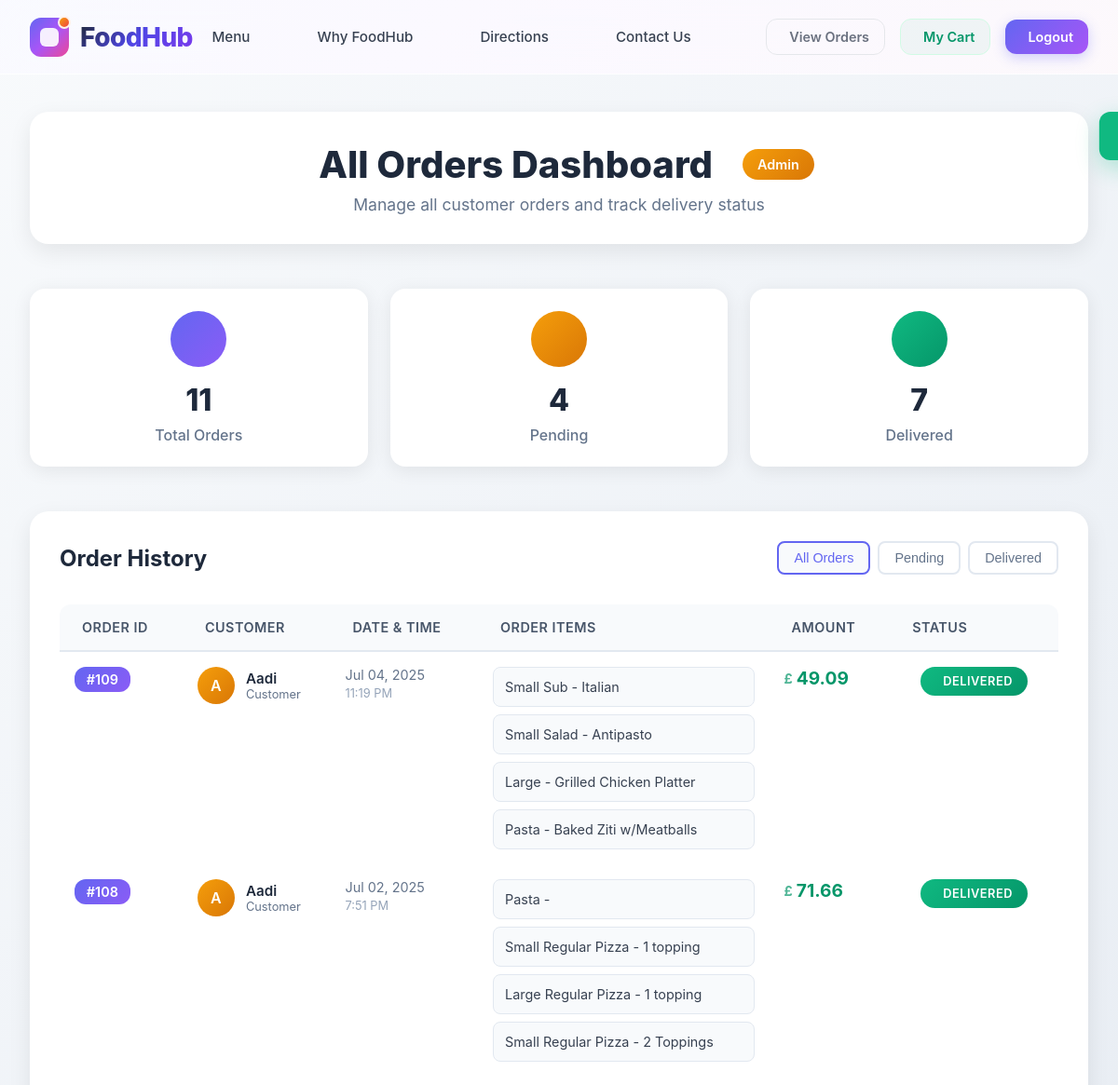
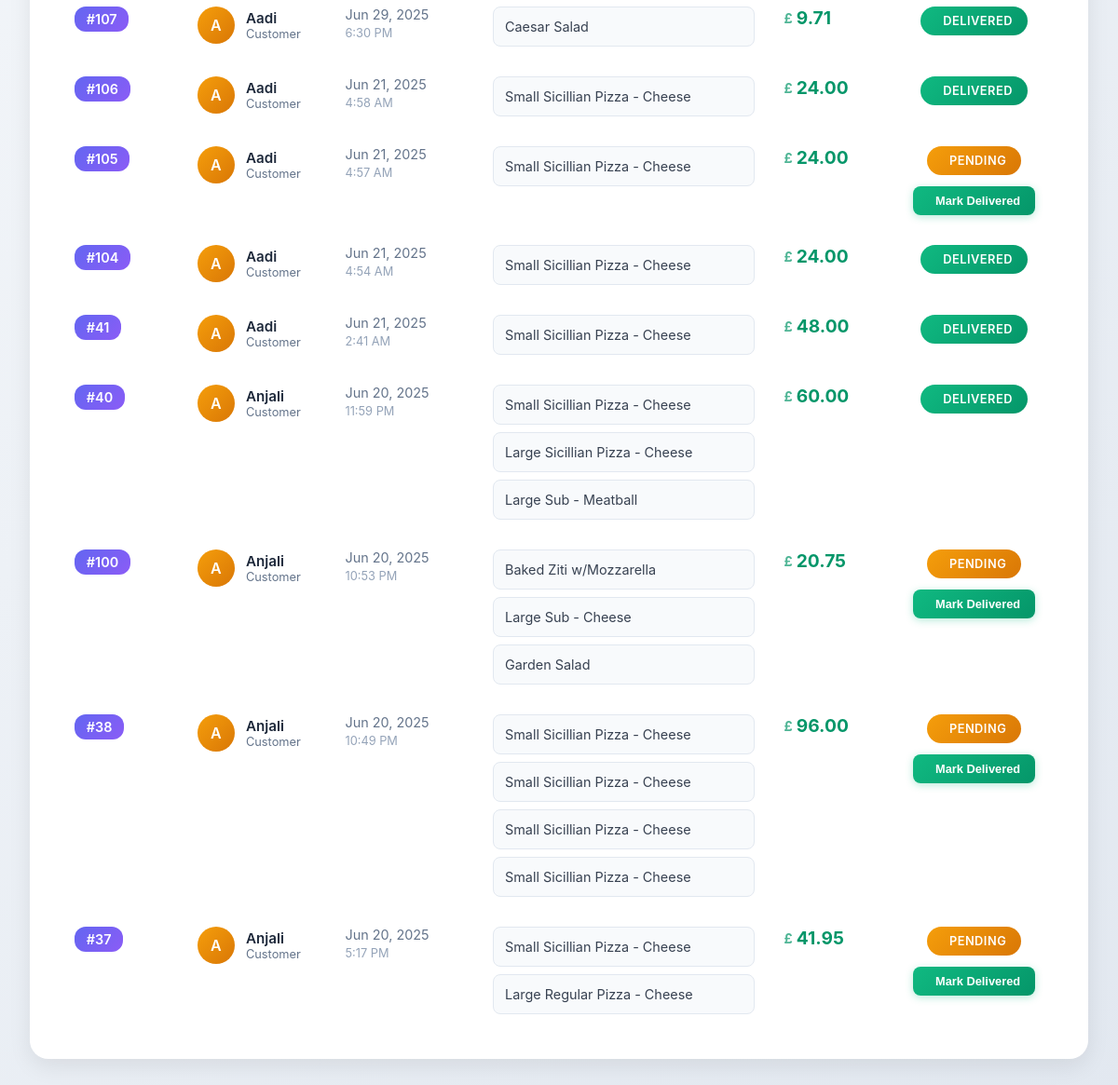
/view_orders/ (signed in), run on the app's committed database (2 pictures, top to bottom).
### orders/models.py (models this page shows, shortened)
class UserOrder(models.Model):
    username = models.CharField(max_length=200) #who placed the order
    order = models.TextField() #this will be a string representation of the cart from localStorage
    price = models.DecimalField(max_digits=6, decimal_places=2, default=0.00) #how much was the order
    time_of_order  = models.DateTimeField(default=datetime.now, blank=True)
    delivered = models.BooleanField()

### orders/views.py (the view)
# urls.py: path('view_orders/', views.view_orders, name='view_orders'),  # Make sure this line exists
def view_orders(request):
    if request.user.is_superuser:
        rows = UserOrder.objects.all().order_by('-time_of_order')
        return render(request, "orders/orders.html", context = {"rows":rows})
    else:
        rows = UserOrder.objects.all().filter(username = request.user.username).order_by('-time_of_order')
        return render(request, "orders/orders.html", context = {"rows":rows})

### orders/templatetags/custom_tags.py (called while the page is built)
@register.filter(name="format_cart")
def format_cart(value):
    return value[1:-1].split(",")

@register.filter(name="format_cart_item")
def format_cart_item(value):
    return value.replace("'","")

### orders/templates/orders/orders.html (shortened to what this page needs)
{% extends 'orders/header.html' %}
{% load custom_tags %}
{% block content %}
<div class="orders-page">
    <div class="container">
        <div class="page-header">
            <h1 class="page-title">
                {% if user.is_superuser %}
                    All Orders Dashboard
                    <span class="admin-badge">
                        Admin
                    </span>
                {% else %}
                    My Orders
                {% endif %}
            </h1>
            <p class="page-subtitle">
                {% if user.is_superuser %}
                    Manage all customer orders and track delivery status
                {% else %}
                    Track your orders and view order history
                {% endif %}
            </p>
        </div>
        <div class="stats-section" id="statsSection">
            <div class="stat-card">
                <div class="stat-icon total">
                </div>
                <div class="stat-value" id="totalOrders">0</div>
                <div class="stat-label">Total Orders</div>
            </div>
            <div class="stat-card">
                <div class="stat-icon pending">
                </div>
                <div class="stat-value" id="pendingOrders">0</div>
                <div class="stat-label">Pending</div>
            </div>
            <div class="stat-card">
                <div class="stat-icon delivered">
                </div>
                <div class="stat-value" id="deliveredOrders">0</div>
                <div class="stat-label">Delivered</div>
            </div>
        </div>
        <div class="orders-table-section">
            <div class="table-header">
                <h3 class="table-title">Order History</h3>
                <div class="filter-buttons">
                    <button class="filter-btn active" data-filter="all">All Orders</button>
                    <button class="filter-btn" data-filter="pending">Pending</button>
                    <button class="filter-btn" data-filter="delivered">Delivered</button>
                </div>
            </div>
            <div class="table-container">
                {% if rows %}
                <table class="modern-table" id="ordersTable">
                    <thead>
                        <tr>
                            <th>Order ID</th>
                            <th>Customer</th>
                            <th>Date & Time</th>
                            <th>Order Items</th>
                            <th>Amount</th>
                            <th>Status</th>
                        </tr>
                    </thead>
                    <tbody>
                        {% for row in rows %}
                        <tr class="order-row" data-status="{% if row.delivered %}delivered{% else %}pending{% endif %}" id="order-row-{{ row.id }}">
                            <td data-label="Order ID">
                                <span class="order-id">#{{ row.id }}</span>
                            </td>
                            <td data-label="Customer">
                                <div class="customer-info">
                                    <div class="customer-avatar">
                                        {{ row.username|first|upper }}
                                    </div>
                                    <div class="customer-details">
                                        <h6>{{ row.username|capfirst }}</h6>
                                        <small>Customer</small>
                                    </div>
                                </div>
                            </td>
                            <td data-label="Date & Time">
                                <div class="order-date">{{ row.time_of_order|date:"M d, Y" }}</div>
                                <div class="order-time">{{ row.time_of_order|time:"g:i A" }}</div>
                            </td>
                            <td data-label="Order Items">
                                <div class="order-items">
                                    <ul class="order-items-list">
                                        {% for item in row.order|format_cart %}
                                        <li class="order-item">{{ item|format_cart_item }}</li>
                                        {% endfor %}
                                    </ul>
                                </div>
                            </td>
                            <td data-label="Amount">
                                <span class="order-price">{{ row.price }}</span>
                            </td>
                            <td data-label="Status">
                                <div class="order-status">
                                    {% if row.delivered %}
                                        <span class="status-badge delivered">
                                            Delivered
                                        </span>
                                    {% else %}
                                        <span class="status-badge pending">
                                            Pending
                                        </span>
                                        {% if user.is_superuser %}
                                        <button class="deliver-btn" onclick="markDelivered({{ row.id }})">
                                            Mark Delivered
                                        </button>
                                        {% endif %}
                                    {% endif %}
                                </div>
                            </td>
                        </tr>
                        {% endfor %}
                    </tbody>
                </table>
                {% endif %}
            </div>
        </div>
    </div>
</div>
<div class="toast" id="toast">
</div>
{% endblock %}

### orders/templates/orders/header.html (shortened to what this page needs)
<nav class="modern-navbar">
    <div class="navbar-container">
        <div class="brand-section">
            <a href="{% url 'orders:index' %}" class="brand-logo">
                <div class="logo-icon">
                    <div class="logo-shape"></div>
                    <div class="logo-accent"></div>
                </div>
                <span class="brand-text">FoodHub</span>
            </a>
        </div>
        {% if user.is_authenticated %}
        <div class="nav-section">
            <ul class="nav-menu">
                <li class="nav-item">
                    <a href="/#menu" class="nav-link">
                        <span class="link-text">Menu</span>
                    </a>
                </li>
                <li class="nav-item">
                    <a href="/#why-foodhub" class="nav-link">
                        <span class="link-text">Why FoodHub</span>
                    </a>
                </li>
                <li class="nav-item">
                    <a href="/#directions" class="nav-link">
                        <span class="link-text">Directions</span>
                    </a>
                </li>
                <li class="nav-item">
                    <a href="/#contact" class="nav-link">
                        <span class="link-text">Contact Us</span>
                    </a>
                </li>
            </ul>
        </div>
        {% endif %}
        <div class="action-section">
            <button class="action-btn theme-toggle" id="themeToggleBtn" title="Toggle Dark/Light Mode">
            </button>
            {% if user.is_authenticated %}
            <a href="/view_orders" class="action-btn secondary-btn">
                <span>View Orders</span>
            </a>
            <a href="/cart" class="action-btn cart-btn">
                <span>My Cart</span>
            </a>
            <a href="{% url 'orders:logout' %}" class="action-btn primary-btn">
                <span>Logout</span>
            </a>
            {% else %}
            <a href="{% url 'orders:login' %}" class="action-btn primary-btn">
                <i class="fa fa-sign-in"></i>
                <span>Login</span>
            </a>
            {% endif %}
        </div>
    </div>
</nav>
{% block content %}
{% endblock %}

### orders/templates/orders/header.html (style rules this page uses)
* { margin: 0; padding: 0; box-sizing: border-box; }
* { transition: var(--theme-transition) !important; }
.modern-navbar { position: fixed; top: 0; left: 0; right: 0; height: 80px; background: rgba(255, 255, 255, 0.85); backdrop-filter: blur(20px) saturate(180%); border-bottom: 1px solid rgba(255, 255, 255, 0.2); z-index: 1000; transition: var(--theme-transition); }
.modern-navbar::before { content: ''; position: absolute; top: 0; left: 0; right: 0; bottom: 0; background: linear-gradient(135deg, rgba(99, 102, 241, 0.03) 0%, rgba(168, 85, 247, 0.03) 50%, rgba(236, 72, 153, 0.03) 100%); pointer-events: none; }
.navbar-container { max-width: 1400px; height: 100%; margin: 0 auto; padding: 0 2rem; display: flex; align-items: center; justify-content: space-between; position: relative; }
.brand-section { flex-shrink: 0; }
.brand-logo { display: flex; align-items: center; gap: 12px; text-decoration: none; transition: transform 0.3s cubic-bezier(0.4, 0, 0.2, 1); }
.logo-icon { position: relative; width: 42px; height: 42px; }
.logo-shape { width: 100%; height: 100%; background: linear-gradient(135deg, #6366f1 0%, #a855f7 50%, #ec4899 100%); border-radius: 12px; position: relative; overflow: hidden; }
.logo-shape::before { content: ''; position: absolute; top: 50%; left: 50%; transform: translate(-50%, -50%); width: 20px; height: 20px; background: white; border-radius: 6px; opacity: 0.9; }
.logo-accent { position: absolute; top: -2px; right: -2px; width: 14px; height: 14px; background: linear-gradient(135deg, #f59e0b, #ef4444); border-radius: 50%; border: 2px solid rgba(255, 255, 255, 0.9); }
.brand-text { font-size: 1.75rem; font-weight: 800; background: linear-gradient(135deg, #1f2937 0%, #4f46e5 50%, #7c3aed 100%); -webkit-background-clip: text; -webkit-text-fill-color: transparent; background-clip: text; letter-spacing: -0.02em; }
.nav-section { display: flex; align-items: center; flex: 1; justify-content: center; }
.nav-menu { display: flex; align-items: center; gap: 2.5rem; list-style: none; margin: 0; padding: 0; }
.nav-item { position: relative; }
.nav-link { position: relative; display: flex; align-items: center; padding: 12px 16px; text-decoration: none; color: #374151; font-weight: 500; font-size: 0.95rem; border-radius: 10px; transition: var(--theme-transition); overflow: hidden; }
.nav-link::before { content: ''; position: absolute; top: 0; left: 0; right: 0; bottom: 0; background: linear-gradient(135deg, rgba(99, 102, 241, 0.1), rgba(168, 85, 247, 0.1)); opacity: 0; transform: scale(0.8); transition: var(--theme-transition); border-radius: 10px; }
.link-text { position: relative; z-index: 2; }
.action-section { display: flex; align-items: center; gap: 1rem; flex-shrink: 0; }
.action-btn { display: flex; align-items: center; gap: 8px; padding: 10px 16px; border: none; border-radius: 12px; font-weight: 600; font-size: 0.9rem; text-decoration: none; cursor: pointer; transition: var(--theme-transition); position: relative; overflow: hidden; background: transparent; }
.action-btn::before { content: ''; position: absolute; top: 0; left: 0; right: 0; bottom: 0; background: currentColor; opacity: 0; transition: opacity 0.3s cubic-bezier(0.4, 0, 0.2, 1); border-radius: 12px; }
.theme-toggle { width: 44px; height: 44px; border-radius: 50%; color: #6b7280; position: relative; justify-content: center; padding: 0; }
.secondary-btn { color: #6b7280; border: 1.5px solid #e5e7eb; }
.cart-btn { color: #059669; border: 1.5px solid #d1fae5; background: rgba(5, 150, 105, 0.05); position: relative; }
.primary-btn { background: linear-gradient(135deg, #6366f1 0%, #a855f7 100%); color: white; border: none; box-shadow: 0 4px 14px rgba(99, 102, 241, 0.3); }
.primary-btn::before { background: rgba(255, 255, 255, 0.2); }

### data on the page
UserOrder: id "109", username|first "A", username "Aadi", time_of_order "Jul 04, 2025", time_of_order "11:19 PM", order "Small Sub - Italian" "Small Salad - Antipasto" "Large - Grilled Chicken Platter" "Pasta - Baked Ziti w/Meatballs", price "49.09", delivered "DELIVERED"
UserOrder: id "108", username|first "A", username "Aadi", time_of_order "Jul 02, 2025", time_of_order "7:51 PM", order "Pasta -" "Small Regular Pizza - 1 topping" "Large Regular Pizza - 1 topping" "Small Regular Pizza - 2 Toppings", price "71.66", delivered "DELIVERED"
UserOrder: id "107", username|first "A", username "Aadi", time_of_order "Jun 29, 2025", time_of_order "6:30 PM", order "Caesar Salad", price "9.71", delivered "DELIVERED"
UserOrder: id "106", username|first "A", username "Aadi", time_of_order "Jun 21, 2025", time_of_order "4:58 AM", order "Small Sicillian Pizza - Cheese", price "24.00", delivered "DELIVERED"
UserOrder: id "105", username|first "A", username "Aadi", time_of_order "Jun 21, 2025", time_of_order "4:57 AM", order "Small Sicillian Pizza - Cheese", price "24.00"
UserOrder: id "104", username|first "A", username "Aadi", time_of_order "Jun 21, 2025", time_of_order "4:54 AM", order "Small Sicillian Pizza - Cheese", price "24.00", delivered "DELIVERED"
UserOrder: id "41", username|first "A", username "Aadi", time_of_order "Jun 21, 2025", time_of_order "2:41 AM", order "Small Sicillian Pizza - Cheese", price "48.00", delivered "DELIVERED"
UserOrder: id "40", username|first "A", username "Anjali", time_of_order "Jun 20, 2025", time_of_order "11:59 PM", order "Small Sicillian Pizza - Cheese" "Large Sicillian Pizza - Cheese" "Large Sub - Meatball", price "60.00", delivered "DELIVERED"
UserOrder: id "100", username|first "A", username "Anjali", time_of_order "Jun 20, 2025", time_of_order "10:53 PM", order "Baked Ziti w/Mozzarella" "Large Sub - Cheese" "Garden Salad", price "20.75"
UserOrder: id "38", username|first "A", username "Anjali", time_of_order "Jun 20, 2025", time_of_order "10:49 PM", order "Small Sicillian Pizza - Cheese" "Small Sicillian Pizza - Cheese" "Small Sicillian Pizza - Cheese" "Small Sicillian Pizza - Cheese", price "96.00"
UserOrder: id "37", username|first "A", username "Anjali", time_of_order "Jun 20, 2025", time_of_order "5:17 PM", order "Small Sicillian Pizza - Cheese" "Large Regular Pizza - Cheese", price "41.95"
